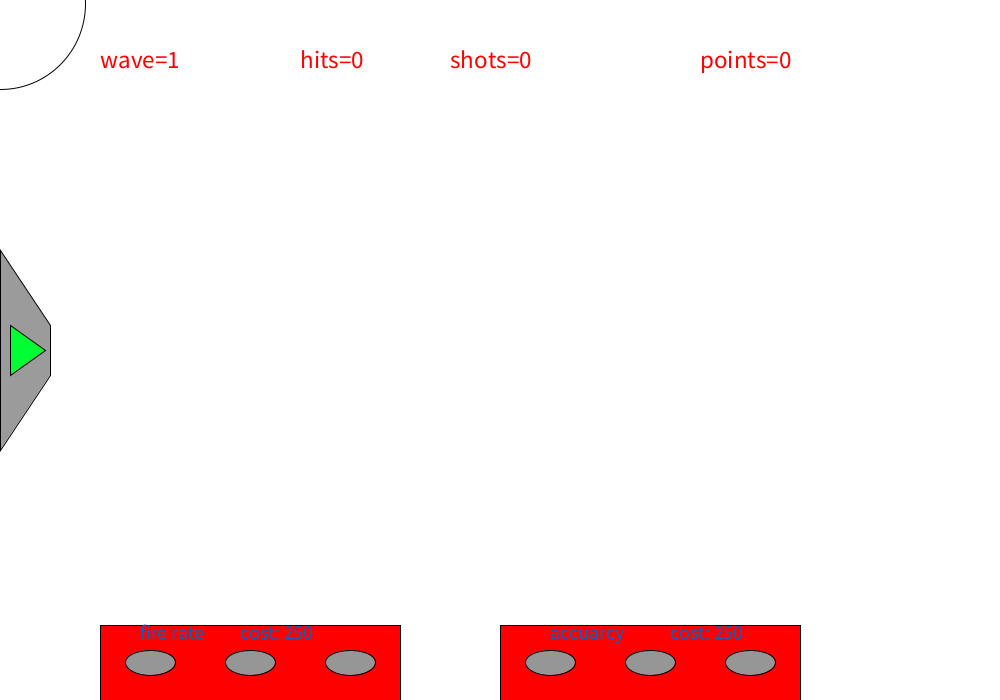
Frame 1 (no input)
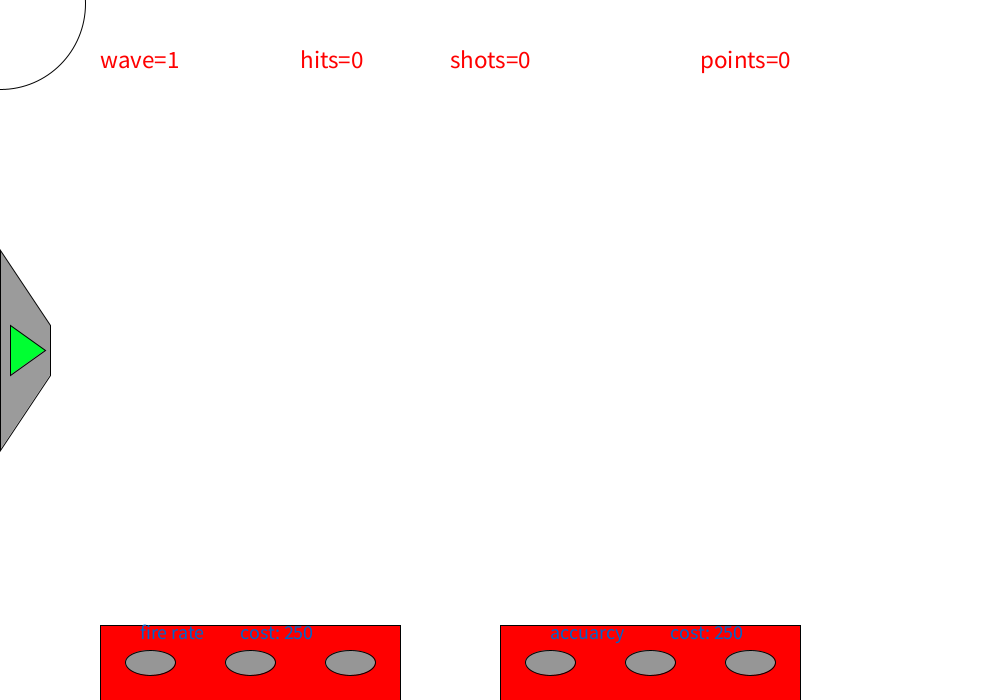
Frame 60 (the mouse pressed at the canvas centre just before this capture)
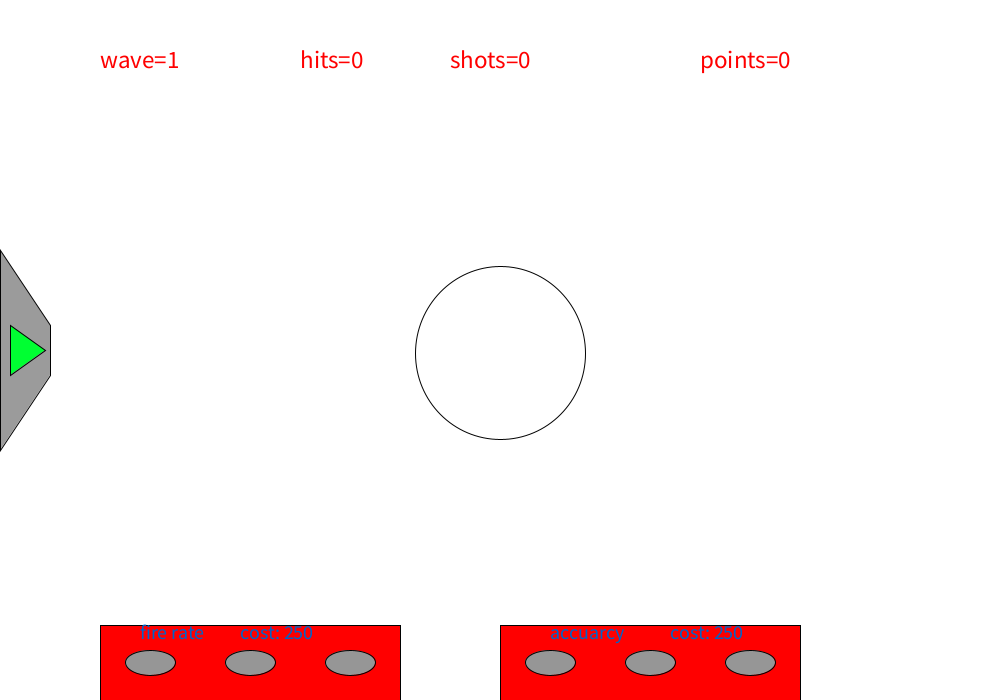
Frame 120 (the mouse held since frame 60 and released just before this capture)

The Processing sketch that drew these frames (run headless with seeded random() and noise(); from frame 60 on, the mouse is pressed at the canvas centre):

// Processing sketch: processing_155280
// ── processing_155280.pde






  


float ydirection=0,ypos=350,reload=250,EMPtime=0,speed=5,t1=2000,t2=2200,t3=2400,t4=2600,t5=2800;
int rad=50,points=0,wave=1,hit=0,shots=0,rad2=25,LAZOR=250,LAZORtime=0,firerate=0,accuarcy=0,u1=249,u2=249,u1x,u2x,arrowx;
boolean hit1,hit2,hit3,hit4,hit5,h1,sniperI,sniperII,sniperIII,fastkillerI,fastkillerII,fastkillerIII,slowguy,antisniper,spell1,spell2,spell3,menuopen,l1,l2,l3,l4;
 
void setup()

{ 
  spell1=false;
  spell2=false;
  spell3=false;
  menuopen=false;
  
  l1=false;
  l2=false;
  l3=false;
  l4=false;

  println("controls:");
  println("shoot=mouseclick");
  println("upgrade cost : 1000 points click on the grey ellipses to upgrade them!!!");
  println("Get as many achievements as you can !!!");
  println("try to press 1,2 and 3");
  background(255);
  cursor(CROSS);
size(1000,700); 
sniperI=false;
  sniperII=false;
  sniperIII=false;
  fastkillerI=false;
  fastkillerII=false;
  fastkillerIII=false;
  slowguy=false;
  antisniper=false;
  hit1=false;
  hit2=false;
  hit3=false;
  hit4=false;
  hit5=false;
}

void draw()
{ 
 u1x=u1+1;
 u2x=u2+1;
  
  h1=true;
  
  if(h1==true)
  {
   background(255); 
  }
  

  
    fill(255,0,0);

  
  ellipse(t1,ypos,rad,rad);
  
    fill(255,0,0);
  
  ellipse(t2,ypos,rad,rad);
 
    fill(255,0,0);
  

  ellipse(t3,ypos,rad2,rad2);
  if(hit4==true)
  {
    fill(255,0,0);
  }
  
  ellipse(t4,ypos,rad,rad);
  if(hit5==true)
  {
    fill(255,0,0);
  }
  
  ellipse(t5,ypos,rad2,rad2);
  t1=t1-speed;
  t2=t2-speed;
  t3=t3-speed;
  t4=t4-speed;
  t5=t5-speed;
 textSize(25);
text("points="+points, 700,50,200, 80);
text("wave="+wave,100,50,200,80);
text("hits="+hit,300,50,200,80);
text("shots="+shots,450,50,200,80);




if(t1==-500)
{
  t1=2000;
}
if(t2==-500)
{
  t2=2200;
}
if(t3==-500)
{
  t3=2400;
}
if(t4==-500)
{
  t4=2600;
}
if(t5==-500)
{
  t5=2800;
  wave++;
}
  ydirection=random(-5,5);
  if(sniperII==true && fastkillerII==true)
  {
  ypos=ypos+ydirection;
  if(ypos<=50)
  {
    ypos=100;
  }
  if(ypos>=650)
  {
    ypos=600; 
  }
  }
   fill(255,0,0);
   quad(100,700,400,700,400,625,100,625);
   quad(500,700,800,700,800,625,500,625);
   
   fill(150);
   ellipse(150,662.5,50,25);
   ellipse(250,662.5,50,25);
   ellipse(350,662.5,50,25);
   ellipse(550,662.5,50,25);
   ellipse(650,662.5,50,25);
   ellipse(750,662.5,50,25);
   
  if(menuopen==false)
  {
  arrowx=10;
  fill(155);
  quad(0,250,50,325,50,375,0,450);
  fill(0,255,50);
  triangle(arrowx,325,arrowx,375,arrowx+35,350);
  }
  else 
  {
  arrowx=460;
  fill(155);
  quad(450,250,500,325,500,375,450,450);
  fill(0,255,50);
  triangle(arrowx+35,325,arrowx+35,375,arrowx,350);
  fill(255,50,50);
  rect(0,100,450,125);
  rect(0,225,450,125);
  rect(0,350,450,125);
  rect(0,475,450,125);
  textSize(50);
  fill(0,0,255);
  if(l1==false)
  {
  text("COST:600",112,132,400,100);
  }
  if(l2==false)
  {
  text("COST:1200",112,257,400,100);
  }
  if(l3==false)
  {
  text("COST:2000",112,372,400,100);
  }
  if(l4==false)
  {
  text("COST:1500",112,507,400,100);
  }
  }
  
  
   
   noStroke();
   fill(0,255,50);
   if(accuarcy>=1)
   {
     ellipse(550,662.5,55,30);
   }
    if(accuarcy>=2)
   {
     ellipse(650,662.5,55,30);
   }
    if(accuarcy>=3)
   {
     ellipse(750,662.5,55,30);
   }
    if(firerate>=1)
   {
     ellipse(150,662.5,55,30);
   }
    if(firerate>=2)
   {
     ellipse(250,662.5,55,30);
   }
    if(firerate>=3)
   {
     ellipse(350,662.5,55,30);
   }
   stroke(1);
   strokeWeight(1);
   
   
   noFill();
   noCursor();
   ellipse(mouseX,mouseY+3,reload/5*3+20,reload/5*3+23); 
   
  //achievements
  //
  //
  //
  //
  if(shots>=25 && sniperI==false && shots/2+1<hit)
  {
    println("achievement get: SniperI");
    sniperI=true;
  }
   
  if(shots>35 && sniperII==false && shots/2+shots/3<hit)
  {
    println("achievement get: SniperII");
    sniperII=true;
  }
  if(shots>50 && sniperIII==false && shots-5<hit)
  {
    println("achievement get: SniperIII");
    sniperIII=true;
  }
  if(wave>=3 && slowguy==false && shots==0)
  {
   println("achievement get: time is money and I am rich!");
   slowguy=true;
  }
  if(wave<=25 && fastkillerIII==false && hit>=70)
  {
   println("achievement get: Fast killer III");
   fastkillerIII=true;
  }
  if(wave<=15 && fastkillerII==false && hit>=40)
  {
   println("achievement get: Fast killer II");
   fastkillerII=true;
  }
  if(wave<=10 && fastkillerI==false && hit>20)
  {
   println("achievement get: Fast killer I");
   fastkillerI=true;
  }
 
 
       if(accuarcy==1)
  {
   noFill();
  
      ellipse(mouseX,mouseY,50,50);
  }
     if(accuarcy==2)
  {
    noFill();

   
    line(mouseX-150,mouseY,mouseX+150,mouseY);
   line(mouseX,mouseY-150,mouseX,mouseY+150);
  }
  
  
  if(accuarcy==3)
  {
     ellipse(mouseX,mouseY,25,25);
    line(mouseX-150,mouseY-150,mouseX+150,mouseY+150);
   line(mouseX+150,mouseY-150,mouseX-150,mouseY+150);
   noFill();
   cursor(CROSS);
   ellipse(mouseX,mouseY,reload/4*4,reload/4*4); 
   fill(0,255,0);

  
  }
  
  

 
  if(shots>=20 && antisniper==false && hit<=5)
  {
   antisniper=true;
   println("achievement get: antisniper");
  }
  
  if(reload>250)
  {
    reload--;
  }
  if(reload>250)
  {
    fill(255,255,0);
   text("reload...",400,350,200,80) ;
  }

   if(EMPtime==0)
   {
     speed=5;
   }
   if(EMPtime>0)
    {
     EMPtime--;
    speed=2.5; 
    } 
    
     fill(0,100,200);
      textSize(20);
    text("accuarcy",550,625,100,100);
    text("fire rate",140,625,100,100);
    if(u2x<1000)
    {
    text("cost: "+u2x,670,625,100,50);
    }
    if(u1x<1000)
    {
    text("cost: "+u1x,240,625,100,50);
    }
    
    if(hit>shots)
    {
     hit=shots; 
    }
    if(LAZORtime>0)
    {
     LAZORtime--;
     fill(255,40,20);
     rect(LAZOR,0,25,700); 
     if(t1==LAZOR || t2==LAZOR || t3==LAZOR || t4==LAZOR || t5==LAZOR )
    {
     
    points=points+20; 
    }
    }
    
if(hit<0)
{
hit=0;
}

if(shots<0)
{
shots=0;
}
   
    
}

  void mouseReleased()
  {
    
    
    
    
    
    if(menuopen==true && mouseX>460 && mouseX<460+35 && mouseY>325 && mouseY<375)
    {
     menuopen = false;
     println("cookie");
    }
     if(menuopen==false && mouseX>10 && mouseX<10+35 && mouseY>325 && mouseY<375)
    {
     menuopen = true;
    }

    if(reload==250 && mouseY>625 || mouseX<arrowx+35 && reload==250)
    {
  
    
    shots--;
    
    }
    
    if(hit==shots)
    {
    hit=shots;
    }
  
  if(mouseX>149 && mouseY>625 && mouseX<401 && points>u1 && firerate<3)
  {
   firerate++; 
   points=points-u1;
   u1+=300;
  }
   if(mouseX>499 && mouseY>625 && mouseX<801 && points>u2 && accuarcy<3)
  {
   accuarcy++; 
   points=points-u2;
   u2+=300;
  }
  
   if(mouseX>499 && mouseY>625 && mouseX<801 && points>u2 && accuarcy<3)
  {
   accuarcy++; 
   points=points-u2;
   u2+=300;
  }
  
    if(mouseY>132 && mouseY<232 && mouseX<512 && points>=600)
  {
   l1=true;
   points-=600;
  }
     if(mouseY>257 && mouseY<357 && mouseX<512 && points>=1200)
  {
   l2=true;
   points-=1200;
  }
     if(mouseY>372 && mouseY<472 && mouseX<512 && points>=2000)
  {
   l3=true;
   points-=2000;
  }
     if(mouseY>507 && mouseY<607 && mouseX<512 && points>=1500)
  {
   l4=true;
   points-=1500;
  }
  
   text("COST:600",112,132,400,100);
  text("COST:1200",112,257,400,100);
  text("COST:2000",112,372,400,100);
  text("COST:1500",112,507,400,100);
  
  
  
   if(reload==250)
 {  
   if(mouseX<t1+rad+1 && mouseX>t1-rad && mouseY<ypos+rad+1 && mouseY>ypos-rad-1)
   {
    points=points+25;
   hit++;
   
   
   }
    if(mouseX<t2+rad+1 && mouseX>t2-rad && mouseY<ypos+rad+1 && mouseY>ypos-rad-1)
   {
    points=points+25;
   hit++;
   
   } if(mouseX<t3+rad2+1 && mouseX>t3-rad2 && mouseY<ypos+rad2+1 && mouseY>ypos-rad2-1)
   {
    points=points+100;
  hit++;
  
   } if(mouseX<t4+rad+1 && mouseX>t4-rad && mouseY<ypos+rad+1 && mouseY>ypos-rad-1)
   {
    points=points+25;
   hit++;
   
   } if(mouseX<t5+rad2+1 && mouseX>t5-rad2 && mouseY<ypos+rad2+1 && mouseY>ypos-rad2-1)
   {
    points=points+100;
   hit++;
   }
   if(firerate==1 && reload==250)
   {
    reload=350;
   }
   if(firerate==2 && reload==250)
   {
    reload=315;
   }
   if(firerate==3 && reload==250)
   {
    reload=275;
   }
   if(firerate==0 && reload==250)
   {
    reload=375; 
   }
   shots++;
    fill(0);
  line(mouseX-10,mouseY-10,mouseX+10,mouseY+10);
  line(mouseX+10,mouseY-10,mouseX-10,mouseY+10);
 ellipse (mouseX,mouseY,5,5);     

 }       
   
  }
  void keyReleased()
  {
     
    if( key == '1' && spell1==false)
    { 
      if(points-800>=0)
      {
      println("spell 1 bought! using cost : 400! press 1 to use");
      points=points-800;
      spell1=true;
    }
    else
    {
     print("not enough points! cost: 800! points to earn:  "  ); 
     println( 800 - points);
    }
    
    }
    if( key == '2' && spell2==false)
    { 
      if(points-1200>=0)
      {
      println("spell 2 bought! using cost : 600! press 2 to use");
      points=points-1200;
      spell2=true;
    }
    else
    {
     print("not enough points! cost: 1200! points to earn:  "  ); 
     println( 1200 - points);
     
    }
    
    }
    
    if( key == '3' && spell3==false)
    { 
      if(points-2000>=0)
      {
      println("spell 3 bought! using cost : 1000! press 3 to use");
      points=points-2000;
      spell3=true;
    }
    else
    {
     print("not enough points! cost: 2000! points to earn:  "  ); 
     println( 2000 - points);
    }
    
    }
    
    
    
    if(points>=400 && key == '1' && spell1==true)
    { EMPtime=EMPtime+250;
      points=points-400;
    }
    if(points>=600 && key == '2' && spell2==true)
    { hit=hit+2;
      points=points-600;
    }
    if(points>=1000 && key == '3' && spell3==true)
    { LAZORtime=LAZORtime+2000;
      points=points-1000;
    }
    
  }
  
